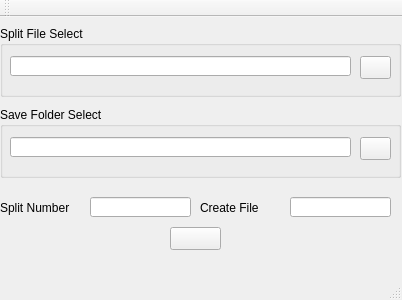
<?xml version="1.0" encoding="UTF-8"?>
<ui version="4.0">
 <class>MainWindow</class>
 <widget class="QMainWindow" name="MainWindow">
  <property name="geometry">
   <rect>
    <x>0</x>
    <y>0</y>
    <width>402</width>
    <height>300</height>
   </rect>
  </property>
  <property name="sizeIncrement">
   <size>
    <width>402</width>
    <height>260</height>
   </size>
  </property>
  <property name="baseSize">
   <size>
    <width>402</width>
    <height>260</height>
   </size>
  </property>
  <property name="windowTitle">
   <string>FileSplit</string>
  </property>
  <property name="windowIcon">
   <iconset resource="filesplit.qrc">
    <normaloff>:/img/divide.png</normaloff>:/img/divide.png</iconset>
  </property>
  <widget class="QWidget" name="centralWidget">
   <widget class="QGroupBox" name="groupBox">
    <property name="geometry">
     <rect>
      <x>0</x>
      <y>9</y>
      <width>401</width>
      <height>71</height>
     </rect>
    </property>
    <property name="title">
     <string>Split File Select</string>
    </property>
    <widget class="QLineEdit" name="lineEdit_SplitFileSelect">
     <property name="geometry">
      <rect>
       <x>10</x>
       <y>30</y>
       <width>341</width>
       <height>20</height>
      </rect>
     </property>
     <property name="readOnly">
      <bool>true</bool>
     </property>
    </widget>
    <widget class="QPushButton" name="pushButton_SplitFileSelect">
     <property name="geometry">
      <rect>
       <x>360</x>
       <y>30</y>
       <width>31</width>
       <height>23</height>
      </rect>
     </property>
     <property name="text">
      <string/>
     </property>
     <property name="icon">
      <iconset resource="filesplit.qrc">
       <normaloff>:/img/folder.png</normaloff>:/img/folder.png</iconset>
     </property>
    </widget>
   </widget>
   <widget class="QLabel" name="label">
    <property name="geometry">
     <rect>
      <x>0</x>
      <y>180</y>
      <width>81</width>
      <height>21</height>
     </rect>
    </property>
    <property name="text">
     <string>Split Number</string>
    </property>
   </widget>
   <widget class="QLineEdit" name="lineEdit_SplitNumber">
    <property name="geometry">
     <rect>
      <x>90</x>
      <y>180</y>
      <width>101</width>
      <height>20</height>
     </rect>
    </property>
   </widget>
   <widget class="QPushButton" name="pushButton_Change">
    <property name="geometry">
     <rect>
      <x>170</x>
      <y>210</y>
      <width>51</width>
      <height>23</height>
     </rect>
    </property>
    <property name="text">
     <string/>
    </property>
    <property name="icon">
     <iconset resource="filesplit.qrc">
      <normaloff>:/img/change.png</normaloff>:/img/change.png</iconset>
    </property>
   </widget>
   <widget class="QGroupBox" name="groupBox_2">
    <property name="geometry">
     <rect>
      <x>0</x>
      <y>90</y>
      <width>401</width>
      <height>71</height>
     </rect>
    </property>
    <property name="title">
     <string>Save Folder Select</string>
    </property>
    <widget class="QLineEdit" name="lineEdit_SaveFolderSelect">
     <property name="geometry">
      <rect>
       <x>10</x>
       <y>30</y>
       <width>341</width>
       <height>20</height>
      </rect>
     </property>
     <property name="readOnly">
      <bool>true</bool>
     </property>
    </widget>
    <widget class="QPushButton" name="pushButton_SaveFolderSelect">
     <property name="geometry">
      <rect>
       <x>360</x>
       <y>30</y>
       <width>31</width>
       <height>23</height>
      </rect>
     </property>
     <property name="text">
      <string/>
     </property>
     <property name="icon">
      <iconset resource="filesplit.qrc">
       <normaloff>:/img/folder.png</normaloff>:/img/folder.png</iconset>
     </property>
    </widget>
   </widget>
   <widget class="QLabel" name="label_2">
    <property name="geometry">
     <rect>
      <x>200</x>
      <y>180</y>
      <width>81</width>
      <height>21</height>
     </rect>
    </property>
    <property name="text">
     <string>Create File</string>
    </property>
   </widget>
   <widget class="QLineEdit" name="lineEdit_FileNumber">
    <property name="geometry">
     <rect>
      <x>290</x>
      <y>180</y>
      <width>101</width>
      <height>20</height>
     </rect>
    </property>
   </widget>
  </widget>
  <widget class="QMenuBar" name="menuBar">
   <property name="geometry">
    <rect>
     <x>0</x>
     <y>0</y>
     <width>402</width>
     <height>21</height>
    </rect>
   </property>
  </widget>
  <widget class="QToolBar" name="mainToolBar">
   <attribute name="toolBarArea">
    <enum>TopToolBarArea</enum>
   </attribute>
   <attribute name="toolBarBreak">
    <bool>false</bool>
   </attribute>
  </widget>
  <widget class="QStatusBar" name="statusBar"/>
 </widget>
 <layoutdefault spacing="6" margin="11"/>
 <resources>
  <include location="filesplit.qrc"/>
 </resources>
 <connections/>
</ui>
